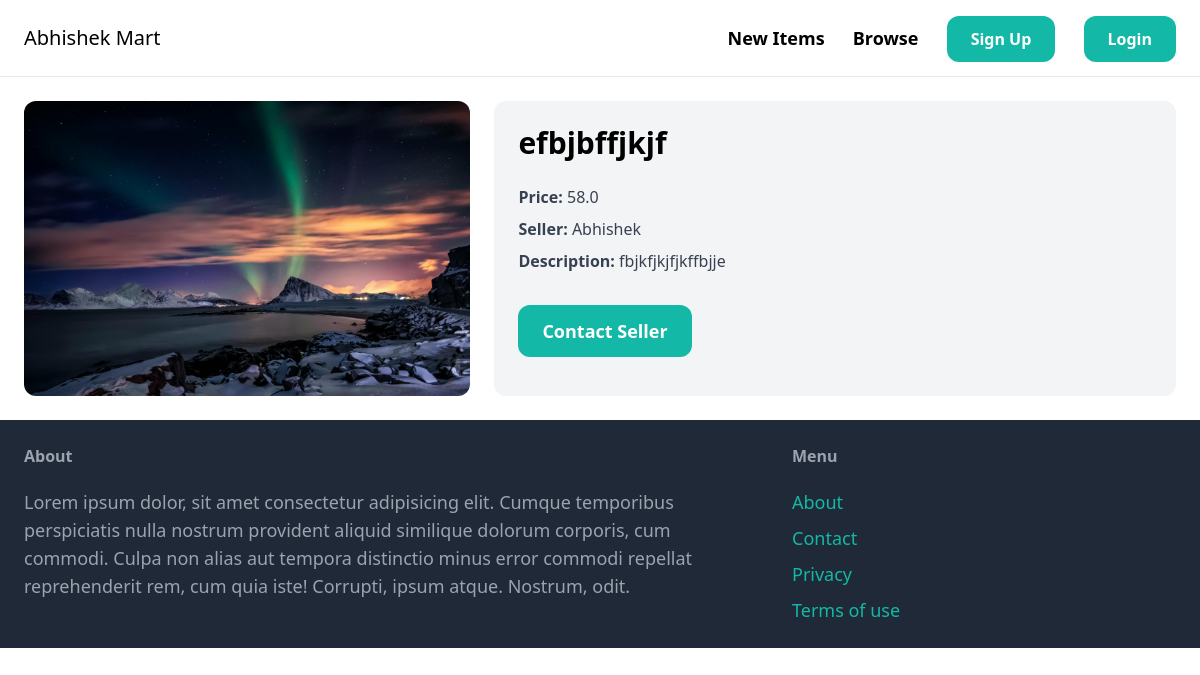
The page /items/2 on the database its author committed.
### api/models.py (models this page shows, shortened)
class Item(models.Model):
    category=models.ForeignKey(Category,related_name='items',on_delete=models.CASCADE,null=True)
    name=models.CharField(max_length=255)
    description=models.TextField(blank=True,null=True)
    price=models.FloatField()
    is_sold=models.BooleanField(default=False)
    created_at=models.DateTimeField(auto_now_add=True)
    created_by=models.ForeignKey(User,related_name='items',on_delete=models.CASCADE)
    image=models.ImageField(upload_to='items',blank=True,null=True)

### item/views.py (the view)
# urls.py: path('<int:pk>',views.details,name='detail'),
def details(request, pk):
    item = get_object_or_404(Item, pk=pk)
    return render(request, 'detail.html', {'item': item})

### item/templates/detail.html (shortened to what this page needs)
{% extends 'base.html' %}
{% block content %}
<div class="grid grid-cols-5 gap-6">
    <div class="col-span-2">
        {% if item.image %}
        <img src="{{ item.image.url }}" alt="" class="rounded-xl">
        {% endif %}
    </div>
    <div class="col-span-3 p-6 bg-gray-100 rounded-xl">
        <h1 class="mb-6 text-3xl font-semibold">{{ item.name }}</h1>
        <p class="text-gray-700 mb-2">
            <strong>Price:</strong> {{ item.price }}
        </p>
        <p class="text-gray-700 mb-2">
            <strong>Seller:</strong> {{ item.created_by.username }}
        </p>
        {% if item.description %}
        <p class="text-gray-700 mb-2">
            <strong>Description:</strong> {{ item.description }}
        </p>
        {% endif %}
        {% if request.user == item.created_by %}
        <div class="mt-6 p-6 bg-white rounded-xl">
            <a href="{% url 'edit_item' item.id %}"
               class="inline-block mt-4 px-6 py-3 text-lg font-semibold bg-green-500 text-white rounded-xl hover:bg-green-600">
                Edit
            </a>
            <a href="{% url 'delete_item' item.id %}"
               class="inline-block mt-4 px-6 py-3 text-lg font-semibold bg-red-500 text-white rounded-xl hover:bg-red-600">
                Delete
            </a>
        </div>
        {% else %}
        <a href="{% url 'conversation_add' item.id %}" class="inline-block mt-6 px-6 py-3 text-lg font-semibold bg-teal-500 text-white rounded-xl hover:bg-teal-700">Contact Seller</a>
        {% endif %}
    </div>
</div>
{% endblock %}

### rows shown on the page
Item: image (picture), name "efbjbffjkjf", price "58.0", created_by.username "Abhishek", description "fbjkfjkjfjkffbjje"
